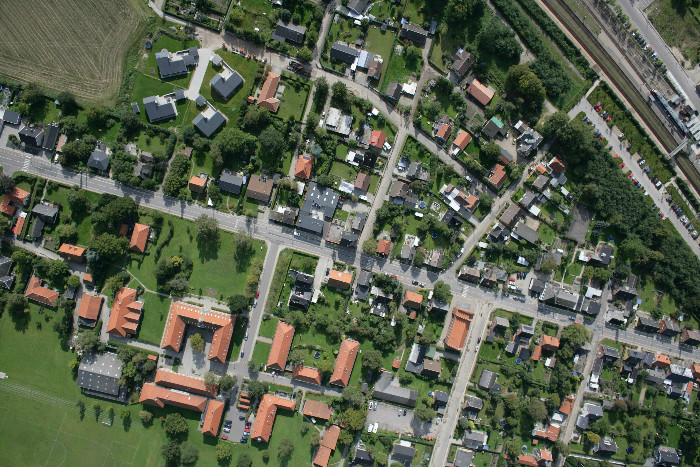
%> input picture aerial.png, 700 x 467 px
$ octave m1.m   (GNU Octave 9; MATLAB toolbox functions it lacks are replaced by stand-ins)
%> lines starting %> are read from the running program, lines starting %| are printed output that depends on the picture
img =  imread('aerial.png');
%> img is the input picture: size 467x700x3 uint8; mean R, G, B 89.3, 97.2, 78.1

I = rgb2gray(img);
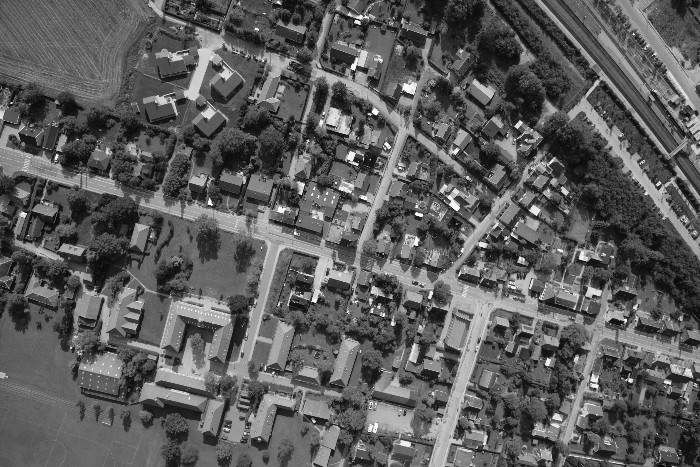
%> I: size 467x700 uint8; min 2, max 255, mean 92.7
rotI = imrotate(I,33,'crop');
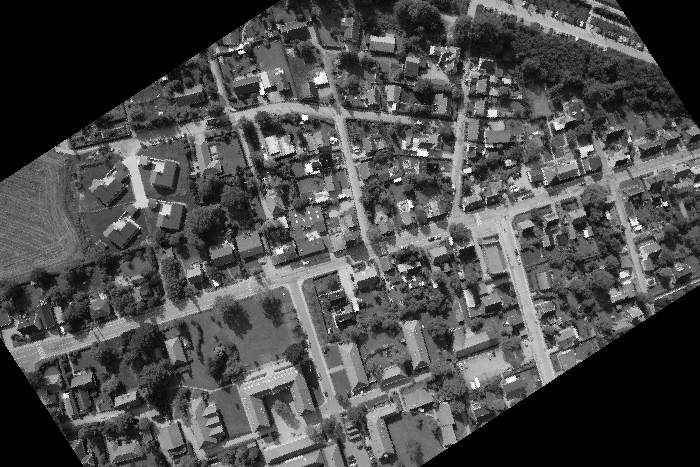
%> rotI: size 467x700 uint8; min 0, max 255, mean 75.8
BW = edge(rotI,'canny');
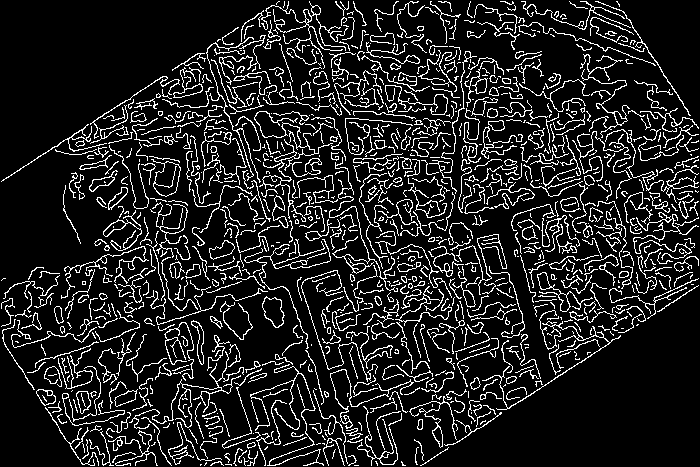
%> BW: size 467x700 logical; 13.1% white in thin lines or dots
[H,T,R] = hough(BW);
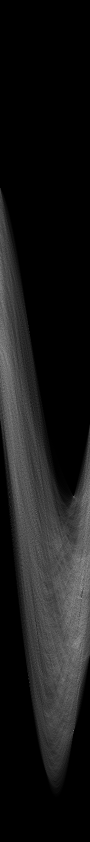
%> H: size 1683x180 double (shown at 1/2 size); min 0, max 259, mean 25.5; drawn with min black and max white
%> T = 180 values from -90 to 89; R = 1683 values from -841 to 841
imshow(H,[],'XData',T,'YData',R,...
            'InitialMagnification','fit');
xlabel('\theta'), ylabel('\rho');
axis on, axis normal, hold on;
P  = houghpeaks(H,5,'threshold',ceil(0.3*max(H(:))));
%> P = [1198 164; 1461 148; 994 148; 1227 136; 1174 164]
x = T(P(:,2)); y = R(P(:,1));
%> after `x = T(P(:,2))`: x = [73 57 57 45 73]
%> after `y = R(P(:,1))`: y = [356 619 152 385 332]
plot(x,y,'s','color','white');
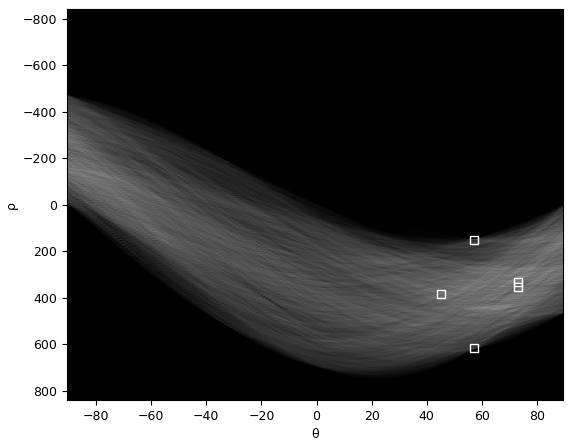
%> figure redrawn from the program's plot data
lines = houghlines(BW,T,R,P,'FillGap',5,'MinLength',7);
%> lines = 30 lines; longest, point1 to point2 (x, y): (126, 101) to (2, 182), (621, 336) to (507, 410), (699, 286) to (644, 322), (163, 77) to (133, 97), (238, 28) to (210, 47), (449, 448) to (422, 466)
figure, imshow(rotI), hold on
max_len = 0;
for k = 1:length(lines)
   xy = [lines(k).point1; lines(k).point2];
   plot(xy(:,1),xy(:,2),'LineWidth',2,'Color','green');

   % Plot beginnings and ends of lines
   plot(xy(1,1),xy(1,2),'x','LineWidth',2,'Color','yellow');
   plot(xy(2,1),xy(2,2),'x','LineWidth',2,'Color','red');

   % Determine the endpoints of the longest line segment
   len = norm(lines(k).point1 - lines(k).point2);
   if ( len > max_len)
      max_len = len;
      xy_long = xy;
   end
end
%> this loop made 30 passes
%> (len, max_len, xy_long) on passes 1, 2, 3, 5, 7, 15: (8.54, 8.54, [570 199; 562 202]), (10.44, 10.44, [550 205; 540 208]), (15.81, 15.81, [531 211; 516 216]), (65.73, 65.73, [699 286; 644 322]), (135.9, 135.9, [621 336; 507 410]), (148.1, 148.1, [126 101; 2 182])
%> (xy, len) on passes 4, 6, 8, 9, 10, 11: ([92 345; 82 349], 10.77), ([638 325; 627 332], 13.04), ([501 414; 484 426], 20.81), ([478 429; 454 445], 28.84), ([449 448; 422 466], 32.45), ([272 6; 245 24], 32.45)

plot(xy_long(:,1),xy_long(:,2),'LineWidth',2,'Color','cyan');
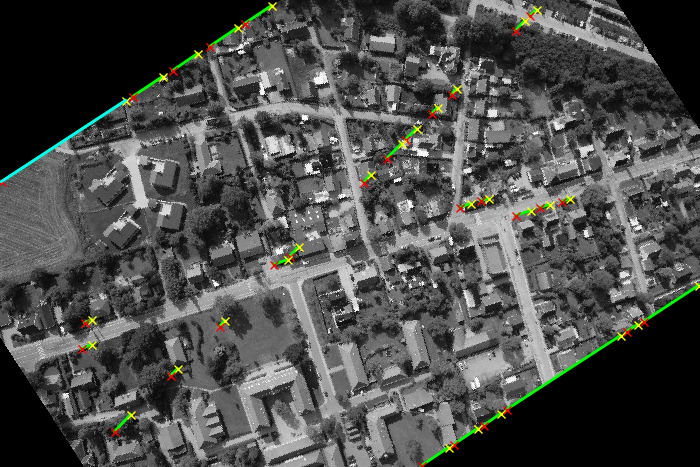
%> figure redrawn from the program's plot data

$ run again, with 1.jpg saved as aerial.png
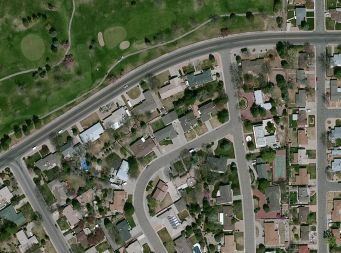
%> input picture 1.jpg, 341 x 253 px
%> img is the input picture: size 253x341x3 uint8; mean R, G, B 94.3, 99.6, 80.5
%> `BW = edge(rotI,'canny');`:
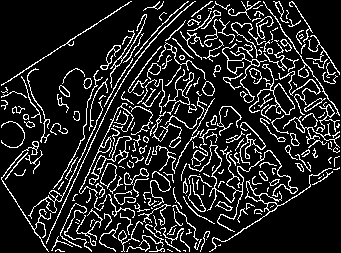
%> BW: size 253x341 logical; 14.6% white in thin lines or dots
%> T = 180 values from -90 to 89; R = 849 values from -424 to 424
%> P = [568 116; 497 148; 557 136; 617 136; 629 136]
%> x = [25 57 45 45 45]
%> y = [143 72 132 192 204]
%> lines = 22 lines; longest, point1 to point2 (x, y): (131, 2) to (2, 86), (50, 235) to (115, 96), (185, 4) to (144, 45), (253, 37) to (236, 55), (106, 168) to (121, 153), (111, 77) to (97, 92)
%> the loop `for k = 1:length(lines)` made 22 passes
%> (len, max_len, xy_long) on passes 1, 4: (153.4, 153.4, [50 235; 115 96]), (153.9, 153.9, [131 2; 2 86])
%> `plot(xy_long(:,1),xy_long(:,2),'LineWidth',2,'Color','cyan');`:
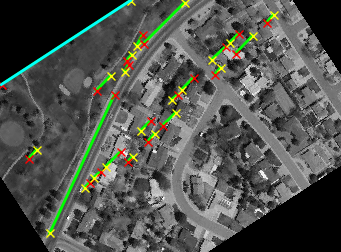
%> figure redrawn from the program's plot data

$ run again, with 3.jpg saved as aerial.png
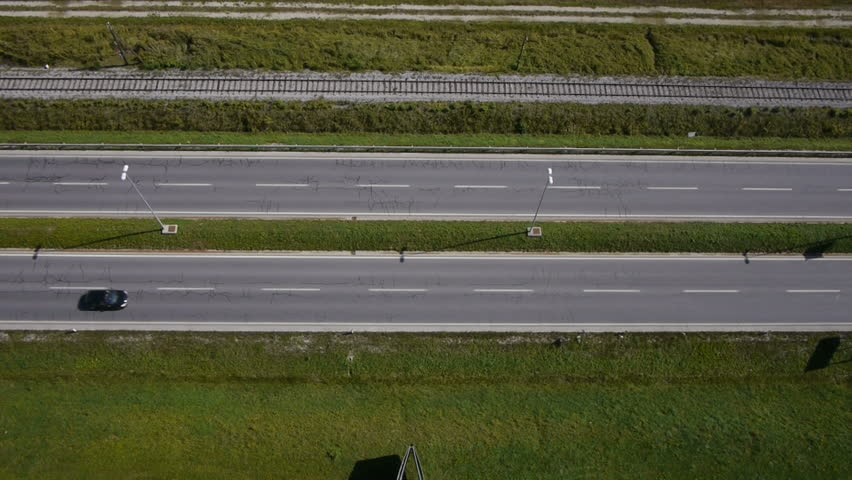
%> input picture 3.jpg, 852 x 480 px
%> img is the input picture: size 480x852x3 uint8; mean R, G, B 87.1, 87.9, 64.6
%> `BW = edge(rotI,'canny');`:
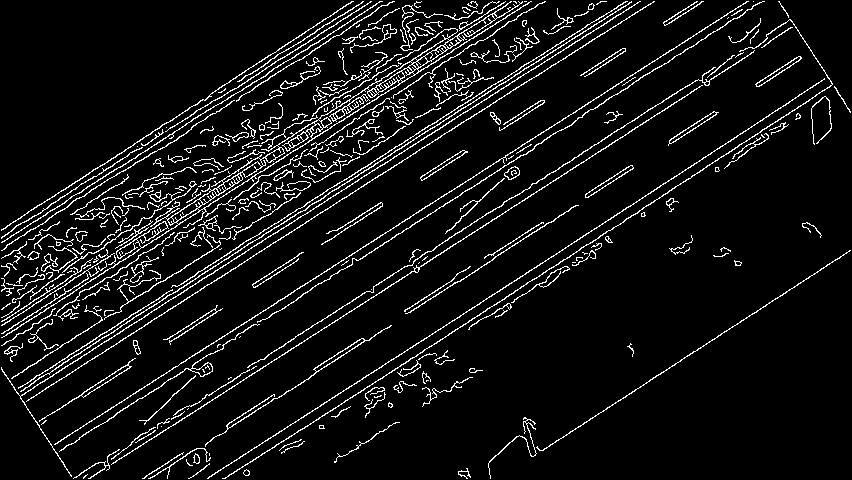
%> BW: size 480x852 logical; 7.4% white in thin lines or dots
%> T = 180 values from -90 to 89; R = 1955 values from -977 to 977
%> P = [1502 148; 1463 148; 1423 148; 1171 148; 1317 148]
%> x = [57 57 57 57 57]
%> y = [524 485 445 193 339]
%> lines = 25 lines; longest, point1 to point2 (x, y): (594, 241) to (248, 465), (253, 242) to (19, 394), (833, 85) to (625, 221), (203, 100) to (2, 231), (576, 206) to (411, 313), (501, 81) to (347, 180)
%> the loop `for k = 1:length(lines)` made 25 passes
%> (len, max_len, xy_long) on passes 1, 3: (248.5, 248.5, [833 85; 625 221]), (412.2, 412.2, [594 241; 248 465])
%> `plot(xy_long(:,1),xy_long(:,2),'LineWidth',2,'Color','cyan');`:
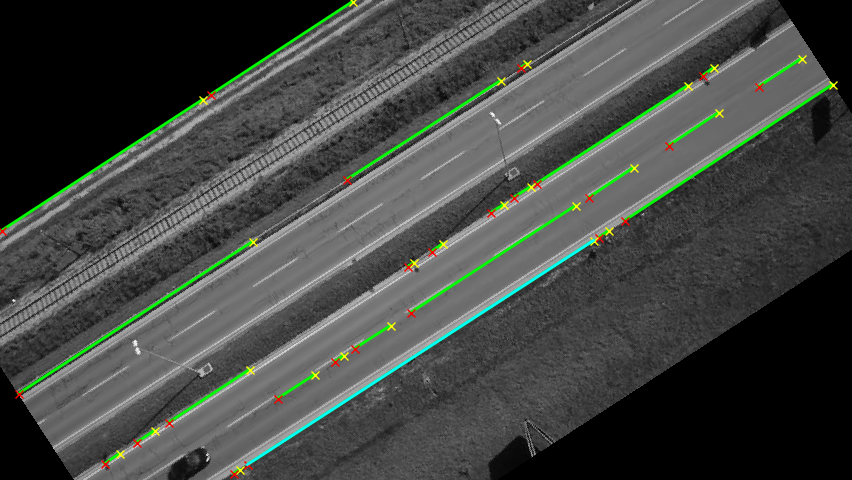
%> figure redrawn from the program's plot data
